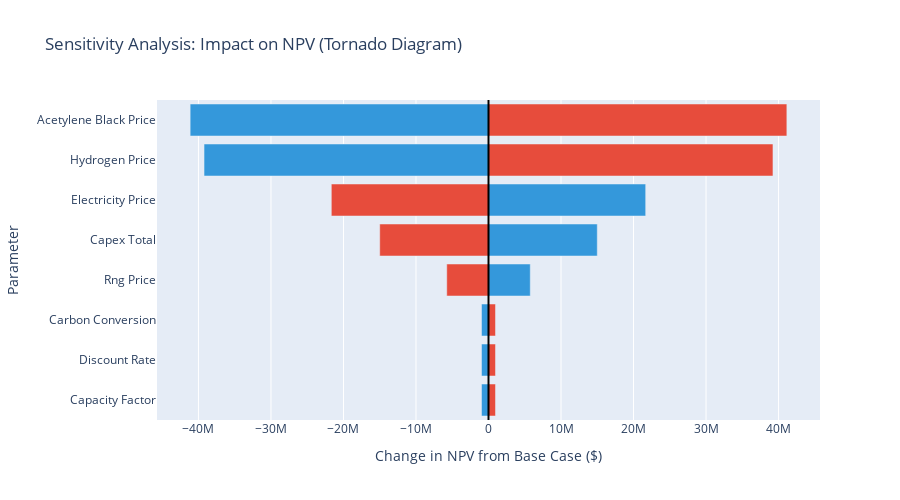

Notebook cell for this chart:
### Code cell
# Sensitivity analysis on key parameters
def sensitivity_analysis_tornado(base_npv, base_params):
    """
    Run sensitivity analysis varying one parameter at a time
    Calculate impact on NPV
    """
    
    results = []
    
    # Parameters to test from sensitivity_ranges
    params_to_test = sensitivity_ranges['parameter'].tolist()
    
    for param in params_to_test:
        row = sensitivity_ranges[sensitivity_ranges['parameter'] == param].iloc[0]
        
        low_val = row['low_value']
        high_val = row['high_value']
        base_val = row['base_value']
        
        # Calculate NPV at low and high values
        # This is simplified - in reality you'd recalculate full model
        # For demonstration, we'll estimate impact
        
        if param == 'electricity_price':
            # Electricity affects variable costs
            elec_cost_base = hydrogen_production * energy_per_h2 * base_val
            elec_cost_low = hydrogen_production * energy_per_h2 * low_val
            elec_cost_high = hydrogen_production * energy_per_h2 * high_val
            
            delta_low = elec_cost_base - elec_cost_low
            delta_high = elec_cost_high - elec_cost_base
            
            # NPV impact (simplified: annual savings * annuity factor)
            annuity_factor = (1 - (1 + discount_rate)**(-plant_lifetime)) / discount_rate
            npv_low = base_npv + delta_low * annuity_factor
            npv_high = base_npv - delta_high * annuity_factor
            
        elif param == 'hydrogen_price':
            # H2 price affects revenue
            revenue_change_low = (low_val - base_val) * hydrogen_production
            revenue_change_high = (high_val - base_val) * hydrogen_production
            
            annuity_factor = (1 - (1 + discount_rate)**(-plant_lifetime)) / discount_rate
            npv_low = base_npv + revenue_change_low * annuity_factor
            npv_high = base_npv + revenue_change_high * annuity_factor
            
        elif param == 'acetylene_black_price':
            # CB price affects revenue
            revenue_change_low = (low_val - base_val) * acetylene_black_production
            revenue_change_high = (high_val - base_val) * acetylene_black_production
            
            annuity_factor = (1 - (1 + discount_rate)**(-plant_lifetime)) / discount_rate
            npv_low = base_npv + revenue_change_low * annuity_factor
            npv_high = base_npv + revenue_change_high * annuity_factor
            
        elif param == 'capex_total':
            # CapEx directly affects NPV
            npv_low = base_npv + (base_val - low_val)
            npv_high = base_npv + (base_val - high_val)
            
        elif param == 'rng_price':
            # RNG price affects costs
            rng_annual_consumption = 1923 * annual_operating_days * 24
            cost_change_low = (low_val - base_val) * rng_annual_consumption
            cost_change_high = (high_val - base_val) * rng_annual_consumption
            
            annuity_factor = (1 - (1 + discount_rate)**(-plant_lifetime)) / discount_rate
            npv_low = base_npv - cost_change_low * annuity_factor
            npv_high = base_npv - cost_change_high * annuity_factor
            
        else:
            # For other parameters, use rough estimate
            npv_low = base_npv * 0.9
            npv_high = base_npv * 1.1
        
        results.append({
            'Parameter': param.replace('_', ' ').title(),
            'NPV_Low': npv_low,
            'NPV_High': npv_high,
            'Range': abs(npv_high - npv_low),
            'Impact_Low': npv_low - base_npv,
            'Impact_High': npv_high - base_npv
        })
    
    return pd.DataFrame(results).sort_values('Range', ascending=True)

# Run sensitivity analysis
sensitivity_results = sensitivity_analysis_tornado(results['NPV'], {
    'electricity_price': electricity_price,
    'hydrogen_price': h2_price,
    'acetylene_black_price': cb_price,
    'capex_total': capex,
    'rng_price': rng_price
})

# Create tornado diagram
fig = go.Figure()

# Add bars for each parameter
for idx, row in sensitivity_results.iterrows():
    fig.add_trace(go.Bar(
        name=row['Parameter'],
        y=[row['Parameter']],
        x=[row['Impact_Low']],
        orientation='h',
        marker=dict(color='#3498db'),
        showlegend=False,
        hovertemplate=f"{row['Parameter']}<br>Low Case: ${row['NPV_Low']/1e6:.1f}M<extra></extra>"
    ))
    
    fig.add_trace(go.Bar(
        name=row['Parameter'],
        y=[row['Parameter']],
        x=[row['Impact_High']],
        orientation='h',
        marker=dict(color='#e74c3c'),
        showlegend=False,
        hovertemplate=f"{row['Parameter']}<br>High Case: ${row['NPV_High']/1e6:.1f}M<extra></extra>"
    ))

fig.add_vline(x=0, line_width=2, line_dash="solid", line_color="black")

fig.update_layout(
    title='Sensitivity Analysis: Impact on NPV (Tornado Diagram)',
    xaxis_title='Change in NPV from Base Case ($)',
    yaxis_title='Parameter',
    barmode='overlay',
    height=500,
    hovermode='y unified'
)

fig.show()

print("\n📊 Sensitivity Analysis Results:")
print("\nParameters ranked by impact on NPV (most to least sensitive):")
print("\n" + "="*80)
for idx, row in sensitivity_results.sort_values('Range', ascending=False).iterrows():
    print(f"{row['Parameter']:.<40} Range: ${row['Range']/1e6:>6.1f}M")
print("="*80)

print(f"\n💡 Key Insights:")
most_sensitive = sensitivity_results.sort_values('Range', ascending=False).iloc[0]
print(f"   • Most sensitive parameter: {most_sensitive['Parameter']}")
print(f"   • NPV range: ${most_sensitive['NPV_Low']/1e6:.1f}M to ${most_sensitive['NPV_High']/1e6:.1f}M")
print(f"   • Project remains attractive across most scenarios if NPV > 0")

### Figure 1 — Plotly figure (JSON) as saved in the notebook; plotly's stock layout.template omitted (floating-point values rounded to 4 significant figures)
{"data": [{"hovertemplate": "Capacity Factor<br>Low Case: $8.7M<extra></extra>", "marker": {"color": "#3498db"}, "name": "Capacity Factor", "orientation": "h", "showlegend": false, "type": "bar", "x": [-965300.0], "y": ["Capacity Factor"]}, {"hovertemplate": "Capacity Factor<br>High Case: $10.6M<extra></extra>", "marker": {"color": "#e74c3c"}, "name": "Capacity Factor", "orientation": "h", "showlegend": false, "type": "bar", "x": [965300.0], "y": ["Capacity Factor"]}, {"hovertemplate": "Discount Rate<br>Low Case: $8.7M<extra></extra>", "marker": {"color": "#3498db"}, "name": "Discount Rate", "orientation": "h", "showlegend": false, "type": "bar", "x": [-965300.0], "y": ["Discount Rate"]}, {"hovertemplate": "Discount Rate<br>High Case: $10.6M<extra></extra>", "marker": {"color": "#e74c3c"}, "name": "Discount Rate", "orientation": "h", "showlegend": false, "type": "bar", "x": [965300.0], "y": ["Discount Rate"]}, {"hovertemplate": "Carbon Conversion<br>Low Case: $8.7M<extra></extra>", "marker": {"color": "#3498db"}, "name": "Carbon Conversion", "orientation": "h", "showlegend": false, "type": "bar", "x": [-965300.0], "y": ["Carbon Conversion"]}, {"hovertemplate": "Carbon Conversion<br>High Case: $10.6M<extra></extra>", "marker": {"color": "#e74c3c"}, "name": "Carbon Conversion", "orientation": "h", "showlegend": false, "type": "bar", "x": [965300.0], "y": ["Carbon Conversion"]}, {"hovertemplate": "Rng Price<br>Low Case: $15.4M<extra></extra>", "marker": {"color": "#3498db"}, "name": "Rng Price", "orientation": "h", "showlegend": false, "type": "bar", "x": [5757000.0], "y": ["Rng Price"]}, {"hovertemplate": "Rng Price<br>High Case: $3.9M<extra></extra>", "marker": {"color": "#e74c3c"}, "name": "Rng Price", "orientation": "h", "showlegend": false, "type": "bar", "x": [-5757000.0], "y": ["Rng Price"]}, {"hovertemplate": "Capex Total<br>Low Case: $24.7M<extra></extra>", "marker": {"color": "#3498db"}, "name": "Capex Total", "orientation": "h", "showlegend": false, "type": "bar", "x": [15000000.0], "y": ["Capex Total"]}, {"hovertemplate": "Capex Total<br>High Case: $-5.3M<extra></extra>", "marker": {"color": "#e74c3c"}, "name": "Capex Total", "orientation": "h", "showlegend": false, "type": "bar", "x": [-15000000], "y": ["Capex Total"]}, {"hovertemplate": "Electricity Price<br>Low Case: $31.3M<extra></extra>", "marker": {"color": "#3498db"}, "name": "Electricity Price", "orientation": "h", "showlegend": false, "type": "bar", "x": [21680000.0], "y": ["Electricity Price"]}, {"hovertemplate": "Electricity Price<br>High Case: $-12.0M<extra></extra>", "marker": {"color": "#e74c3c"}, "name": "Electricity Price", "orientation": "h", "showlegend": false, "type": "bar", "x": [-21680000.0], "y": ["Electricity Price"]}, {"hovertemplate": "Hydrogen Price<br>Low Case: $-29.6M<extra></extra>", "marker": {"color": "#3498db"}, "name": "Hydrogen Price", "orientation": "h", "showlegend": false, "type": "bar", "x": [-39230000.0], "y": ["Hydrogen Price"]}, {"hovertemplate": "Hydrogen Price<br>High Case: $48.9M<extra></extra>", "marker": {"color": "#e74c3c"}, "name": "Hydrogen Price", "orientation": "h", "showlegend": false, "type": "bar", "x": [39230000.0], "y": ["Hydrogen Price"]}, {"hovertemplate": "Acetylene Black Price<br>Low Case: $-31.5M<extra></extra>", "marker": {"color": "#3498db"}, "name": "Acetylene Black Price", "orientation": "h", "showlegend": false, "type": "bar", "x": [-41140000.0], "y": ["Acetylene Black Price"]}, {"hovertemplate": "Acetylene Black Price<br>High Case: $50.8M<extra></extra>", "marker": {"color": "#e74c3c"}, "name": "Acetylene Black Price", "orientation": "h", "showlegend": false, "type": "bar", "x": [41140000.0], "y": ["Acetylene Black Price"]}], "layout": {"barmode": "overlay", "height": 500, "hovermode": "y unified", "shapes": [{"line": {"color": "black", "dash": "solid", "width": 2}, "type": "line", "x0": 0, "x1": 0, "xref": "x", "y0": 0, "y1": 1, "yref": "y domain"}], "title": {"text": "Sensitivity Analysis: Impact on NPV (Tornado Diagram)"}, "xaxis": {"title": {"text": "Change in NPV from Base Case ($)"}}, "yaxis": {"title": {"text": "Parameter"}}}}
